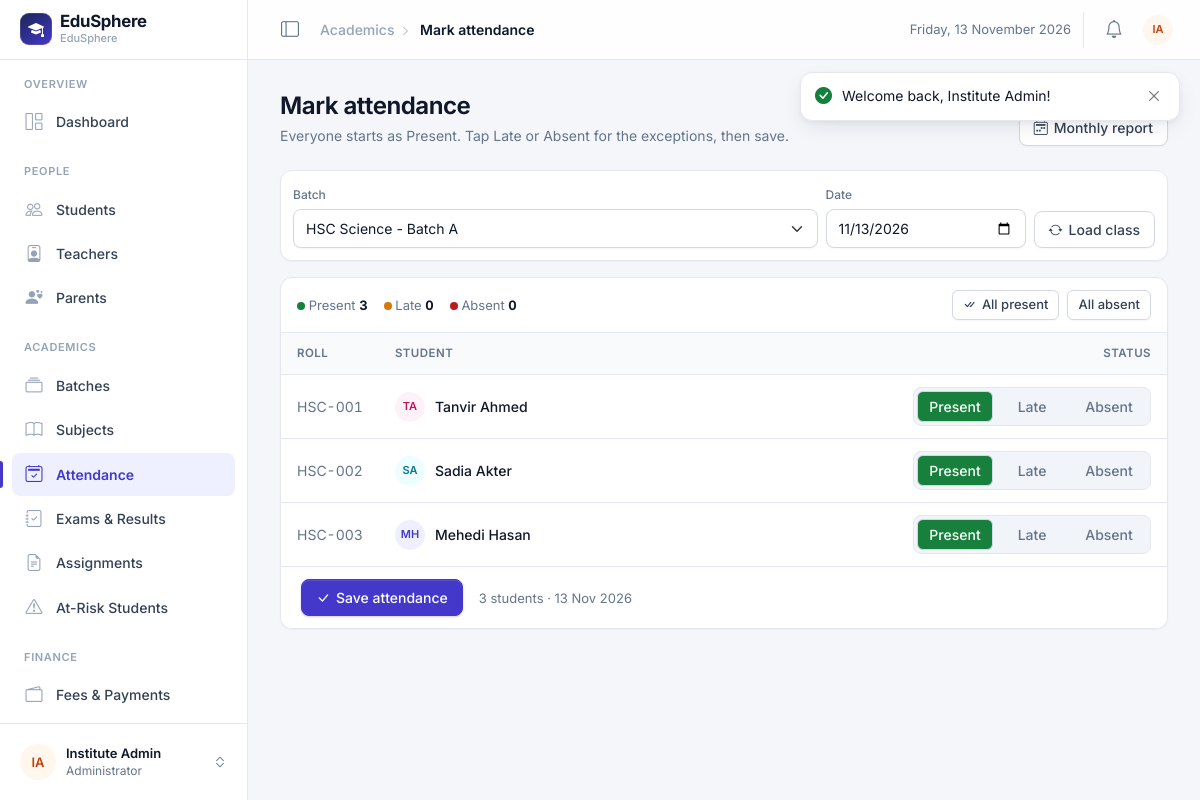
The page /attendance/mark.php (signed in) on the database its author committed.
### tables this page shows
CREATE TABLE students (
    id             INT AUTO_INCREMENT PRIMARY KEY,
    user_id        INT NOT NULL UNIQUE,
    batch_id       INT NULL,
    roll_no        VARCHAR(20) NOT NULL,
    dob            DATE NULL,
    gender         ENUM('Male','Female','Other') NULL,
    phone          VARCHAR(20) NULL,
    address        VARCHAR(255) NULL,
    guardian_name  VARCHAR(100) NULL,
    photo          VARCHAR(255) NULL,
    admission_date DATE NULL,
    FOREIGN KEY (user_id)  REFERENCES users(id)   ON DELETE CASCADE,
    FOREIGN KEY (batch_id) REFERENCES batches(id) ON DELETE SET NULL
);

CREATE TABLE users (
    id              INT AUTO_INCREMENT PRIMARY KEY,
    name            VARCHAR(100) NOT NULL,
    username        VARCHAR(50)  NOT NULL UNIQUE,
    email           VARCHAR(100) NOT NULL UNIQUE,
    password        VARCHAR(255) NOT NULL,               
    role            ENUM('admin','teacher','student','parent') NOT NULL,
    status          ENUM('active','inactive') NOT NULL DEFAULT 'active',
    failed_attempts INT NOT NULL DEFAULT 0,
    locked_until    DATETIME NULL,
    reset_token     VARCHAR(64) NULL,
    reset_expires   DATETIME NULL,
    created_at      DATETIME NOT NULL DEFAULT CURRENT_TIMESTAMP
);

### attendance/mark.php (the view, shortened to what this page needs)
<?php
require_once __DIR__ . '/../includes/functions.php';
$batches  = manageable_batches();
$batch_id = get_int('batch_id', $batches ? (int)$batches[0]['id'] : 0);
$date     = $_GET['date'] ?? today();
$students = [];
if ($batch_id && can_manage_batch($batch_id)) {
    $st = $pdo->prepare(
        "SELECT s.id, s.roll_no, u.name, a.status
           FROM students s
           JOIN users u ON u.id = s.user_id
           LEFT JOIN attendance a ON a.student_id = s.id AND a.att_date = ?
          WHERE s.batch_id = ? AND u.status = 'active'
          ORDER BY s.roll_no"
    );
    $st->execute([$date, $batch_id]);
    $students = $st->fetchAll();
} else {
    $batch_id = 0;
}
require __DIR__ . '/../includes/header.php';
?>
<?php page_head('Mark attendance', 'Everyone starts as Present. Tap Late or Absent for the exceptions, then save.',
    '<a href="' . url('attendance/report.php' . ($batch_id ? '?batch_id=' . $batch_id : '')) . '" class="btn btn-light"><i class="bi bi-calendar2-week"></i> Monthly report</a>'); ?>
<form class="filter-bar filter-form">
    <div class="grow">
        <label class="form-label" for="batch_id">Batch</label>
        <select name="batch_id" id="batch_id" class="form-select">
            <?php foreach ($batches as $b): ?>
                <option value="<?= $b['id'] ?>" <?= $batch_id == $b['id'] ? 'selected' : '' ?>><?= e($b['name']) ?></option>
            <?php endforeach; ?>
        </select>
    </div>
    <div class="fixed">
        <label class="form-label" for="date">Date</label>
        <input type="date" name="date" id="date" class="form-control" value="<?= e($date) ?>" max="<?= today() ?>">
    </div>
    <button class="btn btn-light"><i class="bi bi-arrow-repeat"></i> Load class</button>
</form>
<?php if (!$batches): ?>
    <div class="card"><?= empty_state('collection', 'No batch assigned to you', 'Ask the admin to allocate subjects to you. Your batches will appear here.') ?></div>
<?php elseif (!$students): ?>
    <div class="card"><?= empty_state('people', 'No active students in this batch', 'Students added to this batch will appear here.') ?></div>
<?php else: ?>
    <div class="card">
        <div class="table-toolbar">
            <div class="att-summary" id="attSummary" aria-live="polite">
                <span><span class="cat-dot" style="background:#16803c"></span> Present <strong data-count="Present">0</strong></span>
                <span><span class="cat-dot" style="background:#d97706"></span> Late <strong data-count="Late">0</strong></span>
                <span><span class="cat-dot" style="background:#b91c1c"></span> Absent <strong data-count="Absent">0</strong></span>
            </div>
            <div class="d-flex gap-2">
                <button type="button" class="btn btn-sm btn-light" onclick="markAll('Present')"><i class="bi bi-check-all"></i> All present</button>
                <button type="button" class="btn btn-sm btn-light" onclick="markAll('Absent')">All absent</button>
            </div>
        </div>
        <div class="table-responsive">
            <table class="table mb-0" id="attTable">
                <thead><tr><th style="width:90px">Roll</th><th>Student</th><th class="text-end">Status</th></tr></thead>
                <tbody>
                <?php foreach ($students as $s): $cur = $s['status'] ?? 'Present'; ?>
                    <tr data-student="<?= $s['id'] ?>">
                        <td class="tabular text-muted"><?= e($s['roll_no']) ?></td>
                        <td><div class="person"><?= avatar($s['name'], null, 'sm') ?><span class="person-name"><?= e($s['name']) ?></span></div></td>
                        <td class="text-end att-options">
                            <div class="btn-group btn-group-sm" role="group" aria-label="Attendance for <?= e($s['name']) ?>">
                                <?php foreach (['Present' => 'success', 'Late' => 'warning', 'Absent' => 'danger'] as $opt => $c): ?>
                                    <label class="btn btn-outline-<?= $c ?>" for="st<?= $s['id'] . $opt ?>"><?= $opt ?></label>
                                <?php endforeach; ?>
                            </div>
                        </td>
                    </tr>
                <?php endforeach; ?>
                </tbody>
            </table>
        </div>
        <div class="card-footer sticky-actions d-flex flex-wrap align-items-center gap-3">
            <button class="btn btn-brand" id="saveBtn" onclick="saveAttendance()"><i class="bi bi-check-lg"></i> Save attendance</button>
            <span id="saveMsg" class="small text-muted"><?= count($students) ?> students · <?= fmt_date($date) ?></span>
        </div>
    </div>
<?php endif; ?>
<?php
require __DIR__ . '/../includes/footer.php';

### includes/functions.php (shortened to what this page needs)
<?php
require_once __DIR__ . '/db.php';
function e($value): string
{
    return htmlspecialchars((string)($value ?? ''), ENT_QUOTES, 'UTF-8');
}
function show_flash(): void
{
    $icons = ['success' => 'check-circle-fill', 'danger' => 'exclamation-octagon-fill',
              'warning' => 'exclamation-triangle-fill', 'info' => 'info-circle-fill'];
    echo '<div class="toast-stack" aria-live="polite">';
    foreach ($_SESSION['flash'] as $f) {
        $type = isset($icons[$f['type']]) ? $f['type'] : 'info';
        echo '<div class="es-toast is-' . $type . '" role="' . ($type === 'danger' ? 'alert' : 'status') . '" data-autohide="'
            . (in_array($type, ['success', 'info'], true) ? '1' : '0') . '">'
            . '<i class="bi bi-' . $icons[$type] . '"></i>'
            . '<div class="es-toast-msg">' . e($f['msg']) . '</div>'
            . '<button type="button" class="btn-close" aria-label="Close"></button></div>';
    }
    echo '</div>';
}
function page_head(string $title, string $sub = '', string $actions = '', ?array $back = null): void
{
    echo '<div class="page-head"><div><h1>' . e($title) . '</h1>';
    if ($sub !== '') echo '<p class="page-sub">' . $sub . '</p>';
    echo '</div>';
    if ($actions !== '') echo '<div class="page-actions no-print">' . $actions . '</div>';
    echo '</div>';
}
function initials(string $name): string
{
    $parts = preg_split('/\s+/', trim($name)) ?: [];
    $out = '';
    foreach (array_slice($parts, 0, 2) as $p) {
        $out .= mb_strtoupper(mb_substr($p, 0, 1));
    }
    return $out ?: '?';
}
function avatar(string $name, ?string $photo = null, string $size = ''): string
{
    $cls = 'avatar' . ($size ? ' avatar-' . $size : '');
    $tone = (abs(crc32($name)) % 5) + 1;
    return '<span class="' . $cls . ' tone-' . $tone . '" aria-hidden="true">' . e(initials($name)) . '</span>';
}
function fmt_date($date): string
{
    return $date ? date('d M Y', strtotime($date)) : '-';
}
function today(): string
{
    return date('Y-m-d');
}
function role(): string
{
    return $_SESSION['user']['role'] ?? '';
}
function manageable_batches(): array
{
    global $pdo;
    if (role() === 'admin') {
        return $pdo->query('SELECT id, name FROM batches ORDER BY name')->fetchAll();
    }
    $st = $pdo->prepare(
        'SELECT DISTINCT b.id, b.name
           FROM teacher_subjects ts
           JOIN subjects s ON s.id = ts.subject_id
           JOIN batches  b ON b.id = s.batch_id
          WHERE ts.teacher_id = ?
          ORDER BY b.name'
    );
    $st->execute([my_teacher_id()]);
    return $st->fetchAll();
}

### rows shown on the page
students: roll_no "HSC-001", user.name "TA", user.name "Tanvir Ahmed", opt "Present", opt "Late", opt "Absent"
students: roll_no "HSC-002", user.name "SA", user.name "Sadia Akter", opt "Present", opt "Late", opt "Absent"
students: roll_no "HSC-003", user.name "MH", user.name "Mehedi Hasan", opt "Present", opt "Late", opt "Absent"

### other values the page prints
$f['msg'] "Welcome back, Institute Admin!"
APP_NAME "EduSphere"
INSTITUTE_NAME "EduSphere"
$group "OVERVIEW"
$label "Dashboard"
$group "PEOPLE"
$label "Students"
$label "Teachers"
$label "Parents"
$group "ACADEMICS"
$label "Batches"
$label "Subjects"
$label "Attendance"
$label "Exams & Results"
$label "Assignments"
